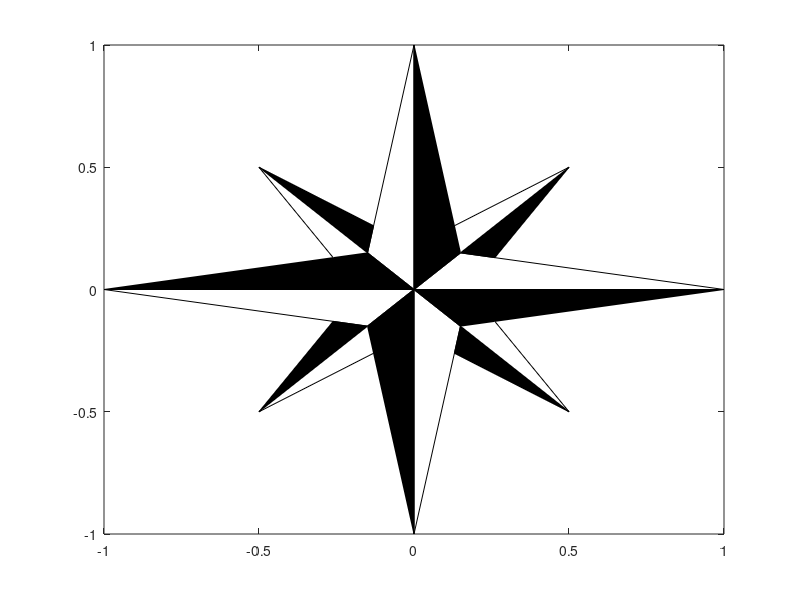

Recreate this plot in MATLAB.
function w_rose(H1,H2,tt,pos,rot,c1,c2)
%W_ROSE   Draw wind rose
%
%   Syntax:
%      W_ROSE(H1,H2,TT,POS,ROT,C1,C2)
%
%   Inputs:
%      H1   Length E-W [ 1 ]
%      H2   Length N-S [ 1 ]
%      TT   Angle (deg) [ 20 ]
%      POS  Position [ <0 0> ] 
%      ROT  Direct rotation angle (deg) [ 0 ]
%      C1   Color to fill side 1 [ 'k' ]
%      C2   Color to fill side 2 [ 'w' ]
%
%   Example:
%      figure, subplot(1,2,1)
%      w_rose, axis equal
%      subplot(1,2,2)
%      w_rose(1,2,20,[1 1],10,'r','b')
%      axis equal
%
%   MMA 14-8-2002, martinho@fis.ua.pt
%
%   See also WIND_ROSE

%   Department of physics
%   University of Aveiro

if nargin < 7
    c2='w';
end
if nargin < 6
  c1='k';
end
if nargin < 5
  rot=0;
end
if nargin < 4
  pos=[0 0];
end
if nargin < 3
  tt=20;
end
if nargin < 2
  H2=1;
end
if nargin < 1
  H1=1;
end

H=abs(H1);
a=abs(H2/H1);
cor1=c1;
cor2=c2;

% finding points:
fi=.5*tt*pi/180;% 1/2 abertura dos E & W.
h=tan(fi)*H;
fi2=pi/4-atan((H/2-h)/(H/2));% 1/2 abertura dos secundarios.
x=(h-H)/(tan(-pi/2+fi)-tan(-fi));
y=tan(-fi)*x+h;
x1=(-tan(-45*pi/180-fi2)*h+h)/(tan(fi)-tan(-45*pi/180-fi2));
y1=-(tan(fi)*x1-h);
fi3=atan(x/(a*H-y));% 1/2 abertura dos N & S
x2=(h-a*H)/(tan(-pi/2+fi3)-tan(pi/4-fi2));
y2=tan(pi/4-fi2)*x2+h;

p1_x=H;
p1_y=0;
p2_x=x1;
p2_y=y1;
p3_x=H/2;
p3_y=H/2;
p4_x=x2;
p4_y=y2;
p5_x=0;
p5_y=a*H;

X_NE=[p1_x p2_x p3_x p4_x p5_x];
Y_NE=[p1_y p2_y p3_y p4_y p5_y];
X_NW=fliplr(-X_NE);
Y_NW=fliplr(Y_NE);
X_SW=-X_NE;
Y_SW=-Y_NE;
X_SE=-X_NW;
Y_SE=-Y_NW;

X=[X_NE X_NW(2:end) X_SW(2:end) X_SE(2:end)];
Y=[Y_NE Y_NW(2:end) Y_SW(2:end) Y_SE(2:end)];

Xi=[x -x -x x];
Yi=[y y -y -y];

%pos+rot.
[X,Y]=rot2d(X,Y,rot);
X=X+pos(1);
Y=Y+pos(2);
%plot(X,Y),hold on

[Xi,Yi]=rot2d(Xi,Yi,rot);
Xi=Xi+pos(1);
Yi=Yi+pos(2);

[x,y]=rot2d(x,y,rot);
x=x+pos(1);
y=y+pos(2);

x0=pos(1);
y0=pos(2);

%filling:
%E&W:
fill([x0 X(1) Xi(1) Xi(3) X(9) x0 X(5) Xi(2) Xi(4) X(13) x0],...
    [y0 Y(1) Yi(1) Yi(3) Y(9) y0 Y(5) Yi(2) Yi(4) Y(13) y0],c2) 
hold on
%N&S:
fill([x0 Xi(4) X(1) X(9) Xi(2) x0 Xi(1) X(5)  X(13) Xi(3) x0],...
    [y0 Yi(4) Y(1) Y(9) Yi(2) y0 Yi(1) Y(5)  Y(13) Yi(3) y0],c1) 
%NE&NW&SW&SE:
fill([Xi(1) X(2)  X(3) ],[Yi(1) Y(2)  Y(3) ],c1)
fill([Xi(2) X(6)  X(7) ],[Yi(2) Y(6)  Y(7) ],c1)
fill([Xi(3) X(10) X(11)],[Yi(3) Y(10) Y(11)],c1)
fill([Xi(4) X(14) X(15)],[Yi(4) Y(14) Y(15)],c1)

fill([Xi(1) X(4)  X(3) ],[Yi(1) Y(4)  Y(3) ],c2)
fill([Xi(2) X(8)  X(7) ],[Yi(2) Y(8)  Y(7) ],c2)
fill([Xi(3) X(12) X(11)],[Yi(3) Y(12) Y(11)],c2)
fill([Xi(4) X(16) X(15)],[Yi(4) Y(16) Y(15)],c2)

function [x,y] = rot2d(xi,yi,teta)
teta=teta*pi/180;
[th,r]=cart2pol(xi,yi);
[x,y]=pol2cart(th+teta,r);
